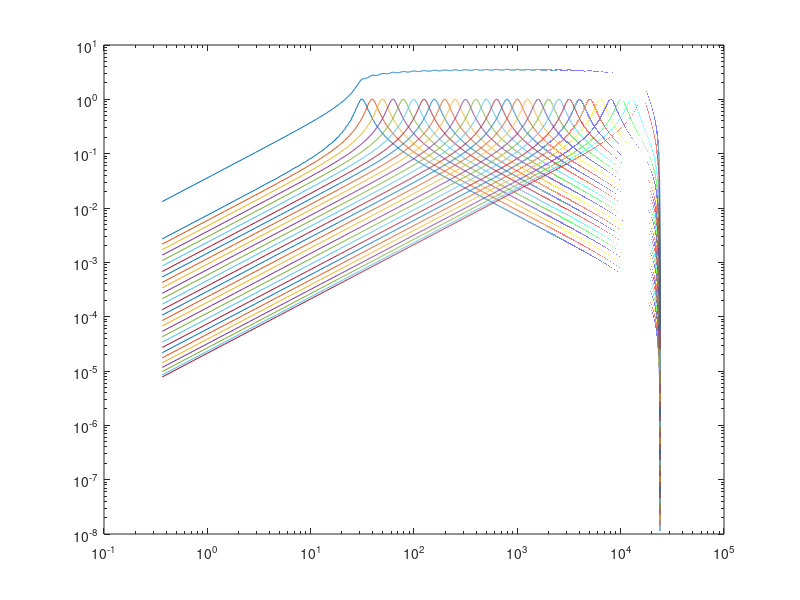
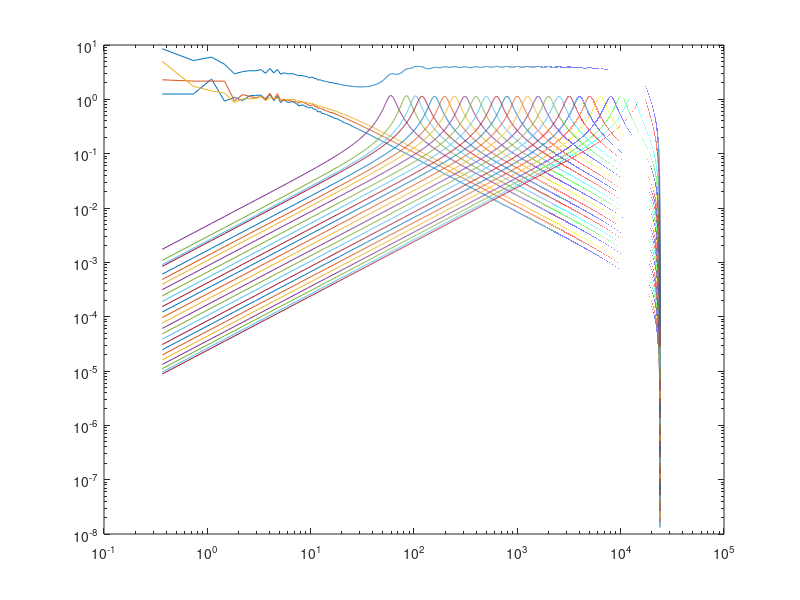

Source code (MATLAB) for these figures, in order:
pkg load signal;

%% CONDICIONES DE CONTORNO
bands=16;
bands_per_octave=3;
octaves=9;
low=31.25;
b_bits=14;
a_bits=14;
norm_target=1000;
iir_order=2;
f_samp=48000;
len=20000;
freq_len=65536;
b_fix_range=2^b_bits;
a_fix_range=2^a_bits;

%% CALCULO DE FRECUENCIAS CENTRAL, CORTE ALTA Y CORTE BAJA
fc=(1:bands);
bands=octaves*bands_per_octave + 1;
sep=2^(1/bands_per_octave);
fc(1)=low;

limits=(1:bands+1);
sq_sep=sep^(0.5);
limits(1)=fc(1)/sq_sep;

for i=2:bands
    fc(i)=fc(i-1)*sep;
    limits(i)=fc(i-1)*sq_sep;
end
limits(bands+1)=fc(bands)*sq_sep;



s=zeros(bands,len);
t=1/f_samp:1/f_samp:len/f_samp;
for i=1:bands
    s(i,:)=sin(2*pi*fc(i)*t);
end

s_input=single(s(1,:) + s(5,:) + s(13,:));
c_str=sprintf("static const uint32_t input[%d] = {", len);
c_sep="";
for i=1:len
  c_str=sprintf("%s%s0x%s", c_str, c_sep, num2hex(s_input(i)));
  c_sep=",\r\n  ";
end
c_str=strcat(c_str, "\r\n};");

fc_disc=fc/(f_samp/2);
lim_disc=limits/(f_samp/2);

norm=zeros(bands,1);
b=single(zeros(bands,iir_order+1));
a=single(zeros(bands,iir_order+1));
for i=1:bands
    [bt,at]=butter(iir_order/2, [lim_disc(i) lim_disc(i+1)]);
    b(i,:)=single(bt);
    a(i,:)=single(at);
    norm(i)=norm_target/b(i,1);
end

H_total=zeros(freq_len,1);
figure(1);
for i=1:bands
    [H,Fr]=freqz(b(i,:),a(i,:),freq_len);
    H_total = H_total + abs(H);
    loglog(Fr*f_samp/(2*pi),abs(H));
    hold on;
end
loglog(Fr*f_samp/(2*pi),abs(H_total));
hold off;

c_str=sprintf("%s\r\n\r\nstatic const uint32_t b[%d][%d] = {", c_str, bands, iir_order+1);
c_sep="";
b_str="";
for i=1:bands
  b_sep="\r\n  {";
  coeff_str="";
  for j=1:iir_order+1
    coeff_str=sprintf("%s%s0x%s", coeff_str, b_sep, num2hex(b(i,j)));
    b_sep=", ";
  end
  c_str=strcat(c_str, c_sep, coeff_str, "}");
  c_sep=",";
end
c_str=strcat(c_str,"\r\n};");

c_str=sprintf("%s\r\n\r\nstatic const uint32_t a[%d][%d] = {", c_str, bands, iir_order);
b_str="";
c_sep="";
for i=1:bands
  b_sep="\r\n  {";
  coeff_str="";
  for j=2:iir_order+1
    coeff_str=sprintf("%s%s0x%s", coeff_str, b_sep, num2hex(a(i,j)));
    b_sep=", ";
  end
  c_str=strcat(c_str, c_sep, coeff_str, "}");
  c_sep=",";
end
c_str=strcat(c_str,"\r\n};\r\n");

fd=fopen("iir_coeff.dat", 'w');
fprintf(fd, c_str);
fflush(fd);
fclose(fd);

max_norm=max(norm)*9;
g=zeros(bands,1);
bits_end=floor(log2(max_norm));

b_fix=round(b*b_fix_range);
a_fix=round(a*a_fix_range);

H_total=zeros(freq_len,1);
figure(2);
for i=1:bands
    g(i)=max_norm/norm(i);
  
    [H,Fr]=freqz(g(i)*norm(i)*b_fix(i,:),a_fix(i,:),freq_len);
    H_total = H_total + abs(H);
    loglog(Fr*f_samp/(2*pi),abs(H)/(2^bits_end));
    hold on;
end

loglog(Fr*f_samp/(2*pi),abs(H_total)/(2^bits_end));
hold off;

b_error=round(10000*b_fix./(b*b_fix_range))/100;
a_error=round(10000*a_fix./(a*a_fix_range))/100;
